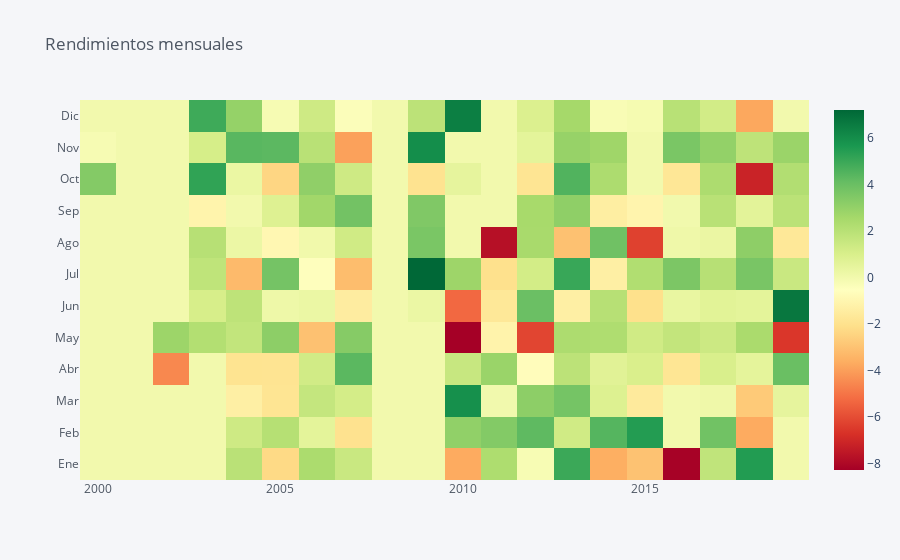

Notebook code for this chart:
### Code cell
mom.iplot(kind='heatmap', colorscale='RdYlGn', title='Rendimientos mensuales')

### Figure 1 — Plotly figure (JSON) as saved in the notebook; plotly's stock layout.template omitted (floating-point values rounded to 4 significant figures; data arrays with more than 128 entries replaced by an {"elided": "..."} marker saying what was removed)
{"data": [{"colorscale": [[0, "rgb(165,0,38)"], [0.1, "rgb(215,48,39)"], [0.2, "rgb(244,109,67)"], [0.3, "rgb(253,174,97)"], [0.4, "rgb(254,224,139)"], [0.5, "rgb(255,255,191)"], [0.6, "rgb(217,239,139)"], [0.7, "rgb(166,217,106)"], [0.8, "rgb(102,189,99)"], [0.9, "rgb(26,152,80)"], [1, "rgb(0,104,55)"]], "type": "heatmap", "x": [2000, 2001, 2002, 2003, 2004, 2005, 2006, 2007, 2008, 2009, 2010, 2011, 2012, 2013, 2014, 2015, 2016, 2017, 2018, 2019], "y": ["Ene", "Feb", "Mar", "Abr", "May", "Jun", "Jul", "Ago", "Sep", "Oct", "Nov", "Dic"], "z": {"elided": "12x20 float values"}, "zmax": 7.2, "zmin": -8.28}], "layout": {"legend": {"bgcolor": "#F5F6F9", "font": {"color": "#4D5663"}}, "paper_bgcolor": "#F5F6F9", "plot_bgcolor": "#F5F6F9", "title": {"font": {"color": "#4D5663"}, "text": "Rendimientos mensuales"}, "xaxis": {"gridcolor": "#E1E5ED", "showgrid": true, "tickfont": {"color": "#4D5663"}, "title": {"font": {"color": "#4D5663"}, "text": ""}, "zerolinecolor": "#E1E5ED"}, "yaxis": {"gridcolor": "#E1E5ED", "showgrid": true, "tickfont": {"color": "#4D5663"}, "title": {"font": {"color": "#4D5663"}, "text": ""}, "zerolinecolor": "#E1E5ED"}}}
